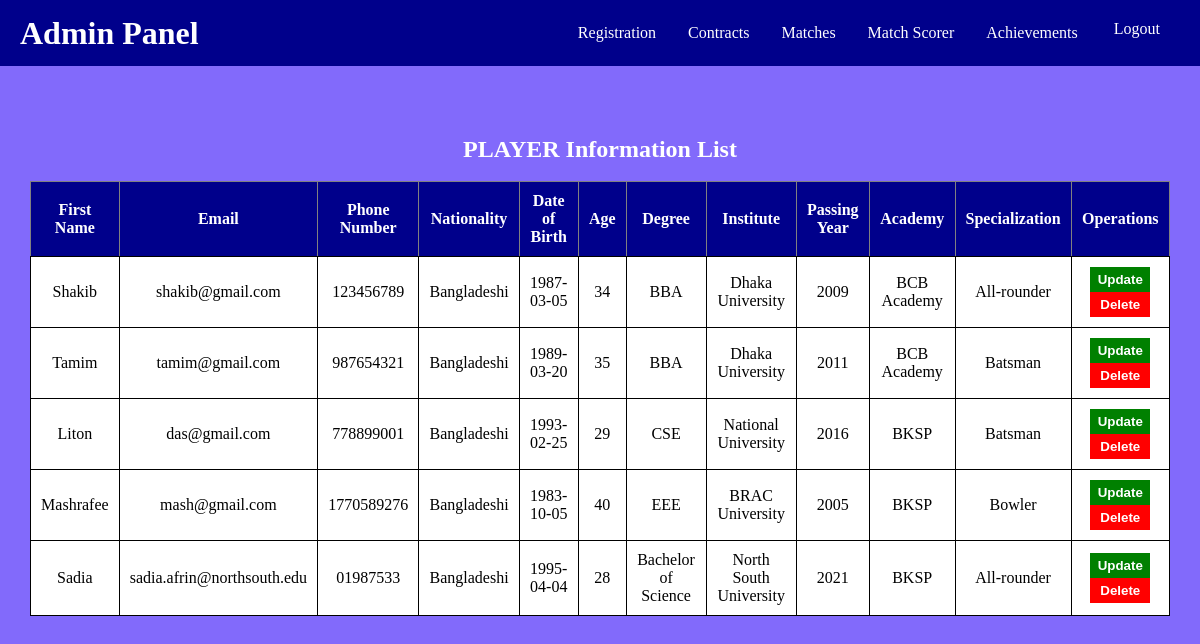
The app's page /Cricket-Club-Player-Achievement/admin_dashboard.php (signed in) with its own data.
### tables this page shows
CREATE TABLE `Player` (
  `player_id` int(11) NOT NULL,
  `first_name` varchar(50) NOT NULL,
  `middle_name` varchar(50) DEFAULT NULL,
  `last_name` varchar(50) NOT NULL,
  `email` varchar(100) NOT NULL,
  `phone_number` varchar(20) NOT NULL,
  `nationality` varchar(50) NOT NULL,
  `dob` date NOT NULL,
  `age` int(11) DEFAULT NULL CHECK (`age` > 12)
);

CREATE TABLE `Player_Education` (
  `player_id` int(11) NOT NULL,
  `degree` varchar(100) NOT NULL,
  `institution` varchar(200) NOT NULL,
  `passing_year` int(11) NOT NULL
);

CREATE TABLE `Player_Training` (
  `player_id` int(11) NOT NULL,
  `academy` varchar(200) NOT NULL,
  `specialization` varchar(100) NOT NULL
);

### Cricket-Club-Player-Achievement/admin_dashboard.php (the view, shortened to what this page needs)
<!DOCTYPE html>
<html lang="en">
<head>
    <link rel="stylesheet" href="style.css">
</head>
<body>
<div class="navbar">
    <h1>Admin Panel</h1>
    <div justify-content-end>
    <div class="dropdown">
        <button class="dropbtn">Registration</button>
    </div>
    <div class="dropdown">
        <button class="dropbtn">Contracts</button>
    </div>
    <div class="dropdown">
        <button class="dropbtn">Matches</button>
    </div>
    <div class="dropdown">
        <button class="dropbtn">Match Scorer</button>
    </div>
    <div class="dropdown">
        <button class="dropbtn">Achievements</button>
    </div>
    <a class="logout"href="logout.php">Logout</a>
    </div>
</div>
<div class="table-container">
    <?php
    include("database.php");
    $query_player = "SELECT * FROM Player NATURAL JOIN Player_Education NATURAL JOIN Player_Training NATURAL JOIN Registration";
    $result = mysqli_query($conn, $query_player);
    $total = mysqli_num_rows($result);
    if ($total != 0) {
        ?>
        <h2>PLAYER Information List</h2><br>
        <table  border="1" cellspacing="7">
            <tr>
                <th>First Name</th>
                <th>Email</th>
                <th>Phone Number</th>
                <th>Nationality</th>
                <th>Date of Birth</th>
                <th>Age</th>
                <th>Degree</th>
                <th>Institute</th>
                <th>Passing Year</th>
                <th>Academy</th>
                <th>Specialization</th>
                <th>Operations</th>
            </tr>
            <?php
            while ($row = mysqli_fetch_assoc($result)) {
                echo "<tr>
                    <td>{$row['first_name']}</td>
                    <td>{$row['email']}</td>
                    <td>{$row['phone_number']}</td>
                    <td>{$row['nationality']}</td>
                    <td>{$row['dob']}</td>
                    <td>{$row['age']}</td>
                    <td>{$row['degree']}</td>
                    <td>{$row['institution']}</td>
                    <td>{$row['passing_year']}</td>
                    <td>{$row['academy']}</td>
                    <td>{$row['specialization']}</td>
                    <td>
                        <a href='update.php?player_id={$row['player_id']}'><input type='button' value='Update' class='update'></a>
                        <a href='delete.php?player_id={$row['player_id']}'><input type='button' value='Delete' class='delete' onclick='return checkdelete()'></a>
                    </td>
                </tr>";
            }
            ?>
        </table>
        <?php
    } else {
        echo "<p>No records found</p>";
    }
    ?>
</div>
</body>
</html>

### Cricket-Club-Player-Achievement/style.css (style rules this page uses)
* { margin: 0; padding: 0; box-sizing: border-box; }
body { background-color: rgb(130, 106, 251); padding: 0 10px; }

### Cricket-Club-Player-Achievement/admin_dashboard.php (style rules this page uses)
body { font-family: 'Times New Roman', Times, serif; margin: 0; padding: 0; }
.navbar { display: flex; justify-content: space-between; align-items: center; background-color: darkblue; padding: 10px 20px; overflow: hidden; }
.navbar h1 { color: white; margin: 0; }
.navbar a { text-decoration: none; padding: 10px 20px; color: white; font-size: 16px; }
.table-container { margin: 30px; margin-top: 70px; text-align: center; }
h2 { color: White; }
table { background-color: white; margin: 0 auto; border-collapse: collapse; }
th { background-color: darkblue; color: white; padding: 10px; }
td { padding: 10px; border: 1px solid black; border-radius: 5px; }
.update, .delete { color: white; border: 0; outline: none; height: 25px; width: 60px; font-weight: bold; cursor: pointer; }
.update { background-color: green; }
.delete { background-color: red; }
.dropbtn { font-size: 16px; border: none; outline: none; color: white; padding: 14px 16px; background-color: inherit; margin: 0; font-family: 'Times New Roman', Times, serif; }
.dropdown { float: left; overflow: hidden; }
.logout { display: inline-block; }

### records on screen
player: first_name "Shakib", email "shakib@gmail.com", phone_number "123456789", nationality "Bangladeshi", dob "1987-03-05", age "34", player_education.degree "BBA", player_education.institution "Dhaka University", player_education.passing_year "2009", player_training.academy "BCB Academy", player_training.specialization "All-rounder"
player: first_name "Tamim", email "tamim@gmail.com", phone_number "987654321", nationality "Bangladeshi", dob "1989-03-20", age "35", player_education.degree "BBA", player_education.institution "Dhaka University", player_education.passing_year "2011", player_training.academy "BCB Academy", player_training.specialization "Batsman"
player: first_name "Liton", email "das@gmail.com", phone_number "778899001", nationality "Bangladeshi", dob "1993-02-25", age "29", player_education.degree "CSE", player_education.institution "National University", player_education.passing_year "2016", player_training.academy "BKSP", player_training.specialization "Batsman"
player: first_name "Mashrafee", email "mash@gmail.com", phone_number "1770589276", nationality "Bangladeshi", dob "1983-10-05", age "40", player_education.degree "EEE", player_education.institution "BRAC University", player_education.passing_year "2005", player_training.academy "BKSP", player_training.specialization "Bowler"
player: first_name "Sadia", email "sadia.afrin@northsouth.edu", phone_number "01987533", nationality "Bangladeshi", dob "1995-04-04", age "28", player_education.degree "Bachelor of Science", player_education.institution "North South University", player_education.passing_year "2021", player_training.academy "BKSP", player_training.specialization "All-rounder"
